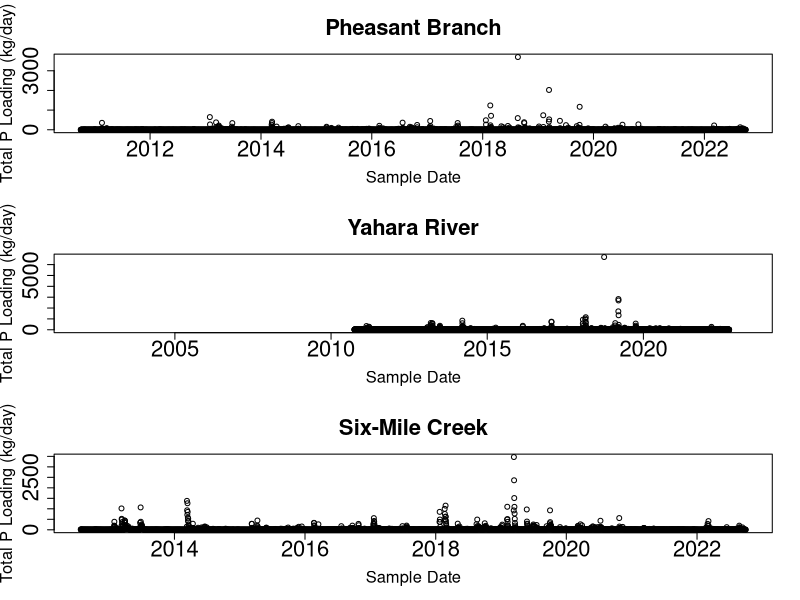
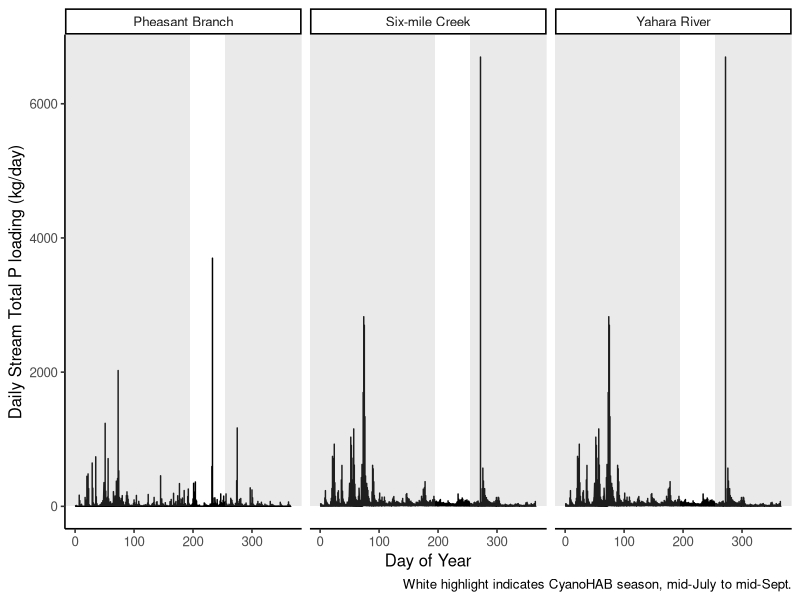
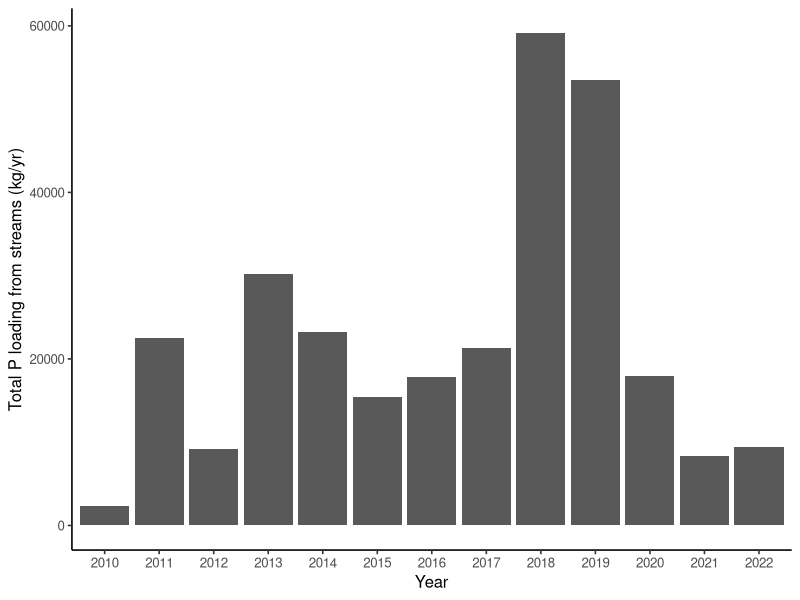

The R script that drew these images, in order:
## ---- chunk 1
library(dplyr) #needed for transforming data
library(reshape2) #needed for transforming data wide to long
library(lubridate) #needed for date conversion functions
library(ggplot2) #needed for plotting
## ---- chunk 2
PB_TotP_flow<- read.csv(file="Cleaned_data/Inflow_PheasantBranch_TotP.csv")
YR_TotP_flow<- read.csv(file="Cleaned_data/YaharaRiver_TotP_combined.csv")
SMC_TotP_flow<- read.csv(file="Cleaned_data/Inflow_SixMileCreek_TotP.csv")
## ---- chunk 3
lb_kg= 0.453592/1 #conversion factor from lb to kg (1lb = 0.453592 kg)
cf_L= 1/0.0353147 #conversion factor from ft^3 to L (1 ft^2 = 28.3168 L)
sec_day= 86400/1 #conversion factor from sec to day (86400 sec = 1 day)
mg_kg= 1/1000000 #conversion factor from mg to kg (1,000,000 mg = 1 kg)
## ---- chunk 4
PB_TotP_flow<- PB_TotP_flow %>%
  mutate(sampledate=as.Date(sampledate, origin="1899-12-30", format="%m/%d/%Y"),
         Q_cfs=Qout_cfs, #rename column for consistency across data frames
         Qout_cfs=NULL, #remove excess column
         TotP_kgday=(Q_cfs*TotP_mgL*cf_L*sec_day*mg_kg)
         ) %>%
  filter(Q_cfs>=0) #remove any records where there is a negative flow rate
YR_TotP_flow<- YR_TotP_flow %>%
  mutate(sampledate=as.Date(sampledate, origin="1899-12-30", format="%m/%d/%Y"),
         TotP_kgday=(Q_cfs*TotP_mgL*cf_L*sec_day*mg_kg)
         )%>%
  filter(Q_cfs>=0) #remove any records where there is a negative flow rate
SMC_TotP_flow<- SMC_TotP_flow %>%
  mutate(sampledate=as.Date(sampledate, origin="1899-12-30", format="%m/%d/%Y"),
         TotP_kgday=(Q_cfs*TotP_mgL*cf_L*sec_day*mg_kg)
         )%>%
  filter(Q_cfs>=0) #remove any records where there is a negative flow rate
## ---- chunk 5
layout(matrix(c(1,2,3),3,1)) # optional 3 graphs/page
plot(PB_TotP_flow$sampledate, PB_TotP_flow$TotP_kgday, 
     xlab = "Sample Date", ylab = "Total P Loading (kg/day)", 
     main = "Pheasant Branch", cex.lab=1.5, cex.main=2, cex.axis=2)
plot(YR_TotP_flow$sampledate, YR_TotP_flow$TotP_kgday, 
     xlab = "Sample Date", ylab = "Total P Loading (kg/day)", 
     main = "Yahara River", cex.lab=1.5, cex.main=2, cex.axis=2)
plot(SMC_TotP_flow$sampledate, SMC_TotP_flow$TotP_kgday, 
     xlab = "Sample Date", ylab = "Total P Loading (kg/day)", 
     main = "Six-Mile Creek", cex.lab=1.5, cex.main=2, cex.axis=2)
par(mfrow=c(1,1))#returns graphing viewer to 1 plot per page
## ---- chunk 6
date_range<- seq( #creates a vector of sequence data
  min(PB_TotP_flow$sampledate), #starting at the first sample date
  max(PB_TotP_flow$sampledate), #ending at the last sample date
  by="1 day") #observations every 1 day
interpolated<- approx( #creates a vector of data that linearly interpolates 
  PB_TotP_flow$sampledate, #across date
  PB_TotP_flow$TotP_kgday, #the predicted values of total P
  xout=date_range) #for every 1 day
PB_TotP_flow_interp <- data.frame( #creates a new data frame that has 
  sampledate = as.Date(interpolated$x), #measurements every 1 day
                             TotP_kgday=interpolated$y) #predicted total P 
## ---- chunk 7
date_range<- seq( #creates a vector of sequence data
  min(YR_TotP_flow$sampledate), #starting at the first sample date
  max(YR_TotP_flow$sampledate), #ending at the last sample date
  by="1 day") #observations every 14 days (bimonthly) 
interpolated<- approx( #creates a vector of data that linearly interpolates 
  YR_TotP_flow$sampledate, #across date
  YR_TotP_flow$TotP_kgday, #the predicted values of Hypo P: Epi P
  xout=date_range) #for every 1 day
YR_TotP_flow_interp <- data.frame( #creates a new data frame that has 
  sampledate = as.Date(interpolated$x), #measurements every 14 days
                             TotP_kgday=interpolated$y) #predicted hypo: epi P 
## ---- chunk 8
date_range<- seq( #creates a vector of sequence data
  min(SMC_TotP_flow$sampledate), #starting at the first sample date
  max(SMC_TotP_flow$sampledate), #ending at the last sample date
  by="1 day") #observations every 14 days (bimonthly) 
interpolateonend<- approx( #creates a vector of data that linearly interpolates 
  SMC_TotP_flow$sampledate, #across date
  SMC_TotP_flow$TotP_kgday, #the predicted values of Hypo P: Epi P
  xout=date_range) #for every 1 day
SMC_TotP_flow_interp <- data.frame( #creates a new data frame that has 
  sampledate = as.Date(interpolated$x), #measurements every 14 days
                             TotP_kgday=interpolated$y) #predicted hypo: epi P 
## ---- chunk 9
Inflows<- merge(PB_TotP_flow_interp, YR_TotP_flow_interp, #merge the two files
                by="sampledate") #keep records with same sample date
Inflows<- Inflows %>%
  mutate(PB_TotP_kgday=TotP_kgday.x, #rename the column with inflow name
         TotP_kgday.x=NULL, #remove duplicate column
         YR_TotP_kgday=TotP_kgday.y, #rename column with inflow name
         TotP_kgday.y=NULL #remove duplicate column
         ) 
Inflows<- merge(Inflows, SMC_TotP_flow_interp, #merge two data frames
                by="sampledate") #keep records with same sample date
Inflows<- Inflows %>%
  mutate(SMC_TotP_kgday=TotP_kgday, #rename the column with inflow name
         TotP_kgday=NULL) #remove duplicate column
## ---- chunk 10
Inflows<- melt(Inflows, #the table you want to reshape wide to long
               id.vars=c("sampledate"), #the column to use as unique id
               measure.vars=c("PB_TotP_kgday","YR_TotP_kgday","SMC_TotP_kgday"), 
               #the columns where values will be taken
               variable.name="Inflow",
               value.name="TotP_kgday"
               )
Inflows$Inflow<-as.character(Inflows$Inflow) #tell R character data held
Inflows$Inflow[Inflows$Inflow=="PB_TotP_kgday"] <- "Pheasant Branch"
Inflows$Inflow[Inflows$Inflow=="YR_TotP_kgday"] <- "Yahara River"
Inflows$Inflow[Inflows$Inflow=="SMC_TotP_kgday"] <- "Six-mile Creek"
## ---- chunk 11
Inflows<- Inflows %>%
  filter(!is.na(TotP_kgday)) %>% #remove records that have NA
  mutate(daynum=as.integer(format(sampledate, format="%j")), #add column with 
         #daynum for filtering
         Yr=as.integer(format(sampledate, format="%Y")) #add column with Yr 
         ) 
## ---- chunk 12
ggplot(data=Inflows, 
       aes(x=daynum, 
           y=TotP_kgday)) +
  geom_line()+
  facet_wrap(~Inflow) +
  theme_classic(base_size=12)+
  labs(y="Daily Stream Total P loading (kg/day)",
       x="Day of Year",
      caption="White highlight indicates CyanoHAB season, mid-July to mid-Sept.") +
  ylim(c(0, max(Inflows$TotP_kgday))) +
  annotate('rect', fill='gray60', alpha=.2, #creates a shadow box 
           xmin=-Inf, xmax=195, ymin=0, ymax=Inf) +#shadow box highlights CyanoHAB season
  annotate('rect', fill='gray60', alpha=.2, #creates a shadow box 
           xmin=255, xmax=Inf, ymin=0, ymax=Inf)  #shadow box highlights CyanoHAB season
## ---- chunk 13
Inflows_avg<- Inflows %>%
  filter(daynum>= 195 & daynum <=255) %>% #filter for CyanoHAB season
  group_by(Inflow) %>% #compute for each inflow
  summarise(mean=mean(TotP_kgday, #average daily total P loading
                      na.rm=TRUE),
            se=(sd(TotP_kgday, na.rm=TRUE)/sqrt(length(TotP_kgday))),
            min=min(TotP_kgday, na.rm=TRUE),
            max=max(TotP_kgday, na.rm=TRUE))
Inflows_avg
## ---- chunk 14
Inflows_avgsum<- Inflows %>%
  filter(daynum>= 195 & daynum <=255) %>% #filter for CyanoHAB season
  summarise(mean=mean(TotP_kgday,
                      na.rm=TRUE),
            se=(sd(TotP_kgday, na.rm=TRUE)/sqrt(length(TotP_kgday))),
            min=min(TotP_kgday, na.rm=TRUE),
            max=max(TotP_kgday, na.rm=TRUE))
Inflows_avgsum
## ---- chunk 15
Inflows_sumavg<- Inflows %>%
  filter(daynum>= 195 & daynum <=255) %>% #filter for CyanoHAB season
  group_by(Yr) %>% #group all records by year
  summarise(sum_TP_kgyr=sum(TotP_kgday))  #calculate the total P load
Inflows_sumavg
## ---- chunk 16
Inflows_yravg<- Inflows %>%
  group_by(Yr) %>% #group all records by year
  summarise(sum_TP_kgyr=sum(TotP_kgday))  #calculate the total P load
Inflows_yravg
## ---- chunk 17
ggplot(Inflows_yravg, aes(x=as.factor(Yr), y=sum_TP_kgyr)) +
  geom_col() +
  theme_classic(base_size=12) +
  labs(x="Year", y="Total P loading from streams (kg/yr)") 
## ---- chunk 18
Inflows_sumP<- Inflows %>%
  filter(daynum>= 195 & daynum <=255) %>% #filter for CyanoHAB season
  group_by(sampledate) %>% #for each day
  summarize(TotP_kgday=sum(TotP_kgday))
head(Inflows_sumP)
write.csv(Inflows_sumP, file="Cleaned_data/Mendota_P_inflows.csv") #save as new data file
